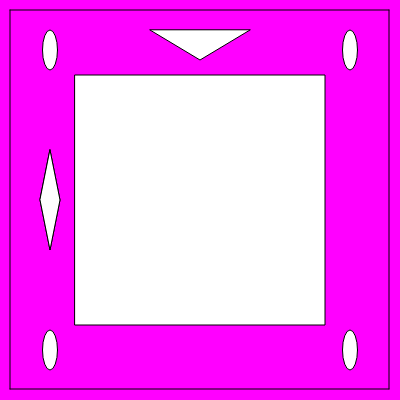
Frame 1 (no input)
Frame 60 (no input): identical to frame 1, image omitted
Frame 120 (the mouse pressed at the canvas centre since frame 60): identical to frame 1, image omitted

The p5.js sketch that drew this single still picture (run headless with seeded random() and noise() and a simulated clock; from frame 60 on, the mouse is pressed at the canvas centre):

// p5.js sketch
// ── sketch.js
function setup() {
	createCanvas(400, 400);
}

function draw() {
	background(255, 0, 255);
	
	rectMode(RADIUS);
	rect(200, 200, 125, 125);
	
	line(10, 10, 389, 10);
	line(389, 10, 389, 389);
	line(389, 389, 10, 389);
	line(10, 389, 10, 10);

	ellipse(50, 50, 15, 40);
	ellipse(350, 50, 15, 40);
	ellipse(50, 350, 15, 40);
	ellipse(350, 350, 15, 40);

	triangle(150, 30, 200, 60, 250, 30);

	quad(50, 150, 60, 200, 50, 250, 40, 200);
	quad(50, 150, 60, 200, 50, 250, 40, 200);
}
